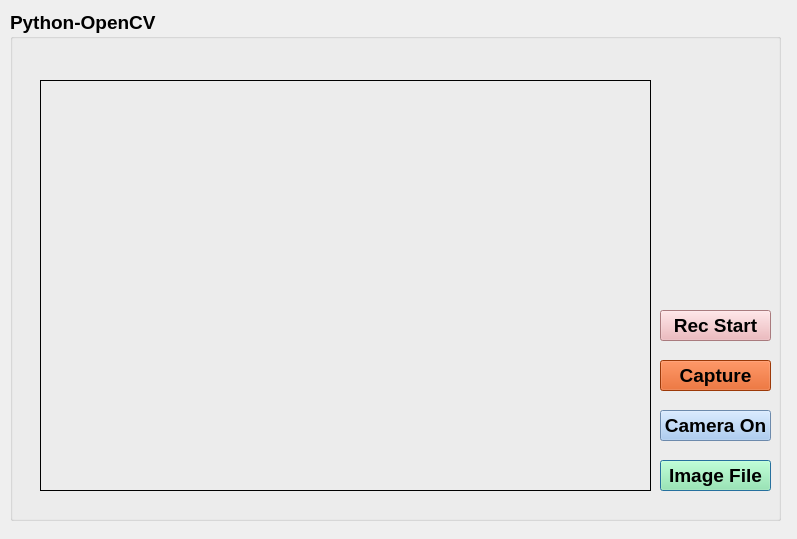
<?xml version="1.0" encoding="UTF-8"?>
<ui version="4.0">
 <class>Dialog</class>
 <widget class="QDialog" name="Dialog">
  <property name="geometry">
   <rect>
    <x>0</x>
    <y>0</y>
    <width>797</width>
    <height>539</height>
   </rect>
  </property>
  <property name="windowTitle">
   <string>Dialog</string>
  </property>
  <widget class="QGroupBox" name="groupBox">
   <property name="geometry">
    <rect>
     <x>10</x>
     <y>10</y>
     <width>771</width>
     <height>511</height>
    </rect>
   </property>
   <property name="font">
    <font>
     <pointsize>14</pointsize>
     <weight>75</weight>
     <bold>true</bold>
    </font>
   </property>
   <property name="title">
    <string>Python-OpenCV</string>
   </property>
   <widget class="QLabel" name="label">
    <property name="geometry">
     <rect>
      <x>30</x>
      <y>70</y>
      <width>611</width>
      <height>411</height>
     </rect>
    </property>
    <property name="frameShape">
     <enum>QFrame::Box</enum>
    </property>
    <property name="text">
     <string/>
    </property>
   </widget>
   <widget class="QPushButton" name="btnOpen">
    <property name="geometry">
     <rect>
      <x>650</x>
      <y>450</y>
      <width>111</width>
      <height>31</height>
     </rect>
    </property>
    <property name="styleSheet">
     <string notr="true">background-color: rgb(143, 240, 164);</string>
    </property>
    <property name="text">
     <string>Image File</string>
    </property>
   </widget>
   <widget class="QPushButton" name="btnCamera">
    <property name="geometry">
     <rect>
      <x>650</x>
      <y>400</y>
      <width>111</width>
      <height>31</height>
     </rect>
    </property>
    <property name="styleSheet">
     <string notr="true">background-color: rgb(153, 193, 241);</string>
    </property>
    <property name="text">
     <string>Camera On</string>
    </property>
   </widget>
   <widget class="QPushButton" name="btnRecord">
    <property name="geometry">
     <rect>
      <x>650</x>
      <y>300</y>
      <width>111</width>
      <height>31</height>
     </rect>
    </property>
    <property name="styleSheet">
     <string notr="true">background-color: rgb(237, 172, 177);</string>
    </property>
    <property name="text">
     <string>Rec Start</string>
    </property>
   </widget>
   <widget class="QPushButton" name="btnCapture">
    <property name="geometry">
     <rect>
      <x>650</x>
      <y>350</y>
      <width>111</width>
      <height>31</height>
     </rect>
    </property>
    <property name="styleSheet">
     <string notr="true">background-color: rgb(219, 80, 11);</string>
    </property>
    <property name="text">
     <string>Capture</string>
    </property>
   </widget>
  </widget>
 </widget>
 <tabstops>
  <tabstop>btnOpen</tabstop>
  <tabstop>btnCamera</tabstop>
  <tabstop>btnCapture</tabstop>
  <tabstop>btnRecord</tabstop>
 </tabstops>
 <resources/>
 <connections/>
</ui>
